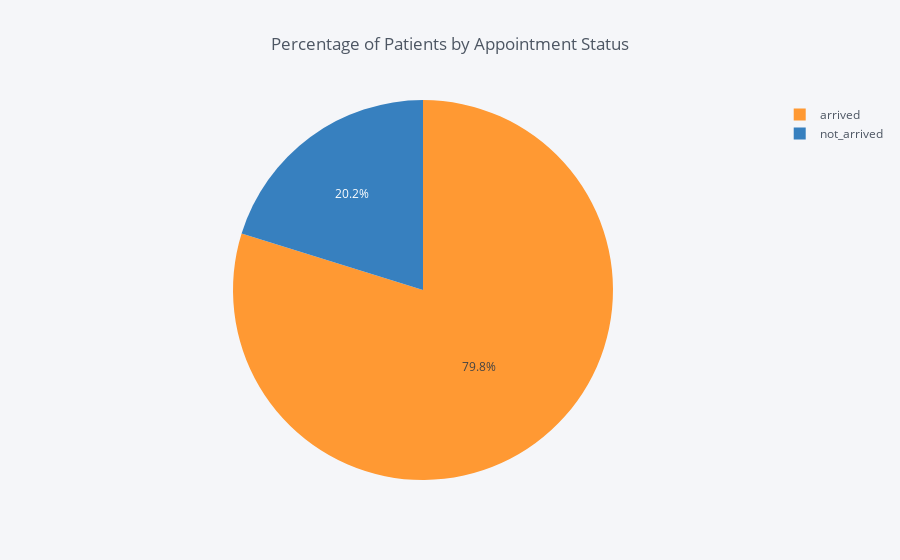

Here is the notebook cell this chart was saved with:
### Code cell
df.groupby('appointment_status', as_index=False)['patient_id'].count().iplot(
        kind='pie', labels='appointment_status', values='patient_id', title='Percentage of Patients by Appointment Status');

### Figure 1 — Plotly figure (JSON) as saved in the notebook; plotly's stock layout.template omitted (floating-point values rounded to 4 significant figures)
{"data": [{"labels": ["arrived", "not_arrived"], "marker": {"colors": ["rgba(255, 153, 51, 1.0)", "rgba(55, 128, 191, 1.0)"]}, "name": "", "type": "pie", "values": [88207, 22319]}], "layout": {"legend": {"bgcolor": "#F5F6F9", "font": {"color": "#4D5663"}}, "paper_bgcolor": "#F5F6F9", "plot_bgcolor": "#F5F6F9", "title": "Percentage of Patients by Appointment Status", "titlefont": {"color": "#4D5663"}}}
